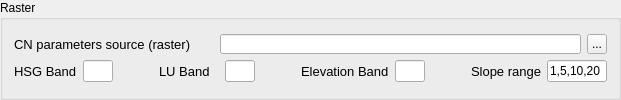
       <widget class="QGroupBox" name="groupBox_raster">
        <property name="title">
         <string>Raster</string>
        </property>
        <property name="checkable">
         <bool>false</bool>
        </property>
        <layout class="QVBoxLayout" name="verticalLayout_5">
         <item>
          <layout class="QVBoxLayout" name="verticalLayout_4">
           <item>
            <layout class="QHBoxLayout" name="horizontalLayout_7">
             <item>
              <widget class="QLabel" name="label_cn_raster">
               <property name="minimumSize">
                <size>
                 <width>200</width>
                 <height>20</height>
                </size>
               </property>
               <property name="font">
                <font>
                 <pointsize>10</pointsize>
                 <weight>50</weight>
                 <bold>false</bold>
                 <kerning>true</kerning>
                </font>
               </property>
               <property name="text">
                <string>CN parameters source (raster)</string>
               </property>
              </widget>
             </item>
             <item>
              <widget class="QLineEdit" name="lineEdit_cn_raster">
               <property name="minimumSize">
                <size>
                 <width>160</width>
                 <height>20</height>
                </size>
               </property>
              </widget>
             </item>
             <item>
              <widget class="QToolButton" name="toolButton_browse_cn_raster">
               <property name="sizePolicy">
                <sizepolicy hsizetype="Preferred" vsizetype="Fixed">
                 <horstretch>0</horstretch>
                 <verstretch>0</verstretch>
                </sizepolicy>
               </property>
               <property name="maximumSize">
                <size>
                 <width>20</width>
                 <height>20</height>
                </size>
               </property>
               <property name="text">
                <string>...</string>
               </property>
              </widget>
             </item>
            </layout>
           </item>
           <item>
            <layout class="QHBoxLayout" name="horizontalLayout_28">
             <item>
              <layout class="QHBoxLayout" name="horizontalLayout">
               <item>
                <widget class="QLabel" name="label_hsg">
                 <property name="minimumSize">
                  <size>
                   <width>60</width>
                   <height>20</height>
                  </size>
                 </property>
                 <property name="maximumSize">
                  <size>
                   <width>100</width>
                   <height>16777215</height>
                  </size>
                 </property>
                 <property name="font">
                  <font>
                   <pointsize>10</pointsize>
                   <weight>50</weight>
                   <bold>false</bold>
                   <kerning>true</kerning>
                  </font>
                 </property>
                 <property name="text">
                  <string>HSG Band</string>
                 </property>
                </widget>
               </item>
               <item>
                <widget class="QLineEdit" name="lineEdit_hsg">
                 <property name="minimumSize">
                  <size>
                   <width>30</width>
                   <height>20</height>
                  </size>
                 </property>
                 <property name="maximumSize">
                  <size>
                   <width>30</width>
                   <height>16777215</height>
                  </size>
                 </property>
                 <property name="text">
                  <string/>
                 </property>
                </widget>
               </item>
              </layout>
             </item>
             <item>
              <spacer name="horizontalSpacer_8">
               <property name="orientation">
                <enum>Qt::Horizontal</enum>
               </property>
               <property name="sizeHint" stdset="0">
                <size>
                 <width>40</width>
                 <height>20</height>
                </size>
               </property>
              </spacer>
             </item>
             <item>
              <layout class="QHBoxLayout" name="horizontalLayout_2">
               <item>
                <widget class="QLabel" name="label_lu">
                 <property name="minimumSize">
                  <size>
                   <width>60</width>
                   <height>20</height>
                  </size>
                 </property>
                 <property name="maximumSize">
                  <size>
                   <width>100</width>
                   <height>16777215</height>
                  </size>
                 </property>
                 <property name="font">
                  <font>
                   <pointsize>10</pointsize>
                   <weight>50</weight>
                   <bold>false</bold>
                   <kerning>true</kerning>
                  </font>
                 </property>
                 <property name="text">
                  <string>LU Band</string>
                 </property>
                </widget>
               </item>
               <item>
                <widget class="QLineEdit" name="lineEdit_lu">
                 <property name="minimumSize">
                  <size>
                   <width>30</width>
                   <height>20</height>
                  </size>
                 </property>
                 <property name="maximumSize">
                  <size>
                   <width>30</width>
                   <height>16777215</height>
                  </size>
                 </property>
                 <property name="text">
                  <string/>
                 </property>
                </widget>
               </item>
              </layout>
             </item>
             <item>
              <spacer name="horizontalSpacer_9">
               <property name="orientation">
                <enum>Qt::Horizontal</enum>
               </property>
               <property name="sizeHint" stdset="0">
                <size>
                 <width>40</width>
                 <height>20</height>
                </size>
               </property>
              </spacer>
             </item>
             <item>
              <layout class="QHBoxLayout" name="horizontalLayout_3">
               <item>
                <widget class="QLabel" name="label_elev">
                 <property name="minimumSize">
                  <size>
                   <width>71</width>
                   <height>20</height>
                  </size>
                 </property>
                 <property name="maximumSize">
                  <size>
                   <width>100</width>
                   <height>16777215</height>
                  </size>
                 </property>
                 <property name="font">
                  <font>
                   <pointsize>10</pointsize>
                   <weight>50</weight>
                   <bold>false</bold>
                   <kerning>true</kerning>
                  </font>
                 </property>
                 <property name="text">
                  <string>Elevation Band</string>
                 </property>
                </widget>
               </item>
               <item>
                <widget class="QLineEdit" name="lineEdit_elev">
                 <property name="minimumSize">
                  <size>
                   <width>30</width>
                   <height>20</height>
                  </size>
                 </property>
                 <property name="maximumSize">
                  <size>
                   <width>30</width>
                   <height>16777215</height>
                  </size>
                 </property>
                 <property name="text">
                  <string/>
                 </property>
                </widget>
               </item>
               <item>
                <layout class="QHBoxLayout" name="horizontalLayout_14">
                 <item>
                  <spacer name="horizontalSpacer_10">
                   <property name="orientation">
                    <enum>Qt::Horizontal</enum>
                   </property>
                   <property name="sizeHint" stdset="0">
                    <size>
                     <width>40</width>
                     <height>20</height>
                    </size>
                   </property>
                  </spacer>
                 </item>
                 <item>
                  <widget class="QLabel" name="label_slope">
                   <property name="minimumSize">
                    <size>
                     <width>60</width>
                     <height>20</height>
                    </size>
                   </property>
                   <property name="maximumSize">
                    <size>
                     <width>100</width>
                     <height>16777215</height>
                    </size>
                   </property>
                   <property name="font">
                    <font>
                     <pointsize>10</pointsize>
                     <weight>50</weight>
                     <bold>false</bold>
                     <kerning>true</kerning>
                    </font>
                   </property>
                   <property name="text">
                    <string>Slope range</string>
                   </property>
                  </widget>
                 </item>
                 <item>
                  <widget class="QLineEdit" name="lineEdit_slope">
                   <property name="maximumSize">
                    <size>
                     <width>60</width>
                     <height>16777215</height>
                    </size>
                   </property>
                   <property name="text">
                    <string>1,5,10,20</string>
                   </property>
                  </widget>
                 </item>
                </layout>
               </item>
              </layout>
             </item>
            </layout>
           </item>
          </layout>
         </item>
        </layout>
       </widget>
